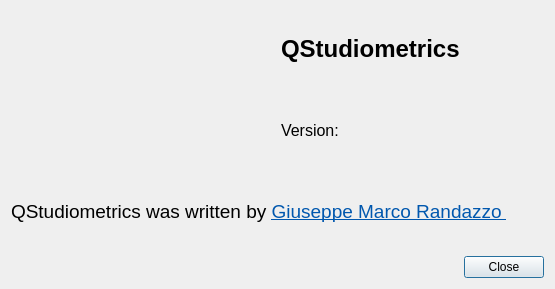
<?xml version="1.0" encoding="UTF-8"?>
<ui version="4.0">
 <class>AboutDialog</class>
 <widget class="QDialog" name="AboutDialog">
  <property name="geometry">
   <rect>
    <x>0</x>
    <y>0</y>
    <width>555</width>
    <height>289</height>
   </rect>
  </property>
  <property name="windowTitle">
   <string>Dialog</string>
  </property>
  <layout class="QGridLayout" name="gridLayout">
   <item row="0" column="0" rowspan="2">
    <widget class="QLabel" name="label">
     <property name="text">
      <string>&lt;html&gt;&lt;head/&gt;&lt;body&gt;&lt;p&gt;&lt;img src=&quot;:/qsmlogo.png&quot;/&gt;&lt;/p&gt;&lt;/body&gt;&lt;/html&gt;</string>
     </property>
    </widget>
   </item>
   <item row="0" column="1">
    <widget class="QLabel" name="label_2">
     <property name="text">
      <string>&lt;html&gt;&lt;head/&gt;&lt;body&gt;&lt;p&gt;&lt;span style=&quot; font-size:18pt; font-weight:600;&quot;&gt;QStudiometrics&lt;/span&gt;&lt;/p&gt;&lt;/body&gt;&lt;/html&gt;</string>
     </property>
    </widget>
   </item>
   <item row="1" column="1">
    <widget class="QLabel" name="label_version">
     <property name="font">
      <font>
       <pointsize>12</pointsize>
      </font>
     </property>
     <property name="text">
      <string>Version:</string>
     </property>
    </widget>
   </item>
   <item row="2" column="0" colspan="2">
    <widget class="QLabel" name="label_3">
     <property name="text">
      <string>&lt;html&gt;&lt;head/&gt;&lt;body&gt;&lt;p&gt;&lt;span style=&quot; font-size:14pt;&quot;&gt;QStudiometrics was written by &lt;/span&gt;&lt;a href=&quot;mailto:gmrandazzo@gmail.com;marco@chemiome.chm.unipg.it&quot;&gt;&lt;span style=&quot; font-size:14pt; text-decoration: underline; color:#0057ae;&quot;&gt;Giuseppe Marco Randazzo &lt;/span&gt;&lt;/a&gt;&lt;/p&gt;&lt;/body&gt;&lt;/html&gt;</string>
     </property>
     <property name="openExternalLinks">
      <bool>true</bool>
     </property>
    </widget>
   </item>
   <item row="3" column="0" colspan="2">
    <layout class="QHBoxLayout" name="horizontalLayout">
     <item>
      <spacer name="horizontalSpacer">
       <property name="orientation">
        <enum>Qt::Horizontal</enum>
       </property>
       <property name="sizeHint" stdset="0">
        <size>
         <width>328</width>
         <height>20</height>
        </size>
       </property>
      </spacer>
     </item>
     <item>
      <widget class="QPushButton" name="closeButton">
       <property name="text">
        <string>Close</string>
       </property>
      </widget>
     </item>
    </layout>
   </item>
  </layout>
 </widget>
 <resources>
  <include location="icons/icons.qrc"/>
 </resources>
 <connections/>
</ui>
